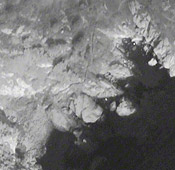
#> input picture notebooks/data/images/worldview-1.jpg, 175 x 170 px
$ jupyter execute intensity_slicing_color_coding_2.ipynb
#> lines starting #> are read from the running program, lines starting #| are printed output that depends on the picture; after the words box and inside, x2 and y2 are one past the last pixel; in counts of white or black regions, pixels touching at a corner belong together
[cell 1]
import os
import cv2
import numpy as np
import matplotlib.pyplot as plt

# Theory: Image Processing with Intensity Slicing and Preprocessing
# --------------------------------------------------------------
# **Intensity Slicing**:
# Intensity slicing is a technique in image processing where the grayscale intensity values of an image
# are divided into intervals (slices). Each interval is mapped to a specific color, creating a pseudocolor
# representation of the image. This helps highlight regions of interest based on intensity ranges.
#
# Applications:
# - Medical imaging (e.g., highlighting specific tissue densities in X-rays)
# - Remote sensing (e.g., identifying land features or water bodies)
# - Industrial inspection and quality control
#
# Steps in Intensity Slicing:
# 1. Define the number of intensity slices (e.g., 4 slices in this program).
# 2. Assign a specific color to each slice.
# 3. Use pixel-wise comparisons to determine the slice each pixel belongs to and assign the corresponding color.

# **Preprocessing Techniques**:
# Before applying intensity slicing, preprocessing methods like histogram equalization and contrast stretching
# can be applied to enhance the image's visual quality. These techniques modify the intensity distribution
# for better feature visibility.

# 1. Histogram Equalization:
#    - Redistributes the intensity values to make the histogram more uniform.
#    - Enhances contrast, especially in images with poor lighting or low dynamic range.
#    - Suitable for applications where uniform brightness distribution is desirable.

# 2. Contrast Stretching:
#    - Linearly maps the original intensity range (e.g., min to max) to a new range (e.g., 0–255).
#    - Expands the image's dynamic range, improving visibility and detail.
#    - Suitable for images with high dynamic range compression or low visibility.

# In this program:
# - Three variations of the original grayscale image are visualized:
#   1. Original grayscale image
#   2. Histogram-equalized grayscale image
#   3. Contrast-stretched grayscale image
# - Intensity slicing is applied to each variation, creating a pseudocolor version.
# - The visualizations compare the impact of preprocessing techniques on intensity slicing.

# Load a grayscale image
image_path = os.path.join(os.getcwd(), 'data', 'images', 'worldview-1.jpg')  # Replace with your image path
gray_image = cv2.imread(image_path, cv2.IMREAD_GRAYSCALE)
#> gray_image: shape (170, 175); min 27, max 244, mean 119

# Check if the image was loaded successfully
if gray_image is None:
    print("Error: Image not found!")
else:
    # Enhance the grayscale image using histogram equalization
    # Histogram equalization redistributes the intensity levels to enhance contrast
    equalized_image = cv2.equalizeHist(gray_image)
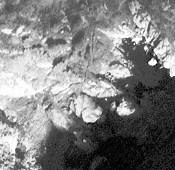
#> equalized_image: shape (170, 175); min 0, max 255, mean 128.5

    # Enhance the grayscale image using contrast stretching
    # Contrast stretching expands the intensity range of the image to improve visibility
    min_intensity, max_intensity = gray_image.min(), gray_image.max()
#> min_intensity = 27; max_intensity = 244
    contrast_stretched_image = cv2.normalize(gray_image, None, alpha=0, beta=255, norm_type=cv2.NORM_MINMAX)
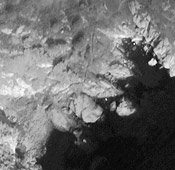
#> contrast_stretched_image: shape (170, 175); min 0, max 255, mean 108.1

    # Define the number of slices for intensity slicing
    num_slices = 4
    max_intensity = 255  # Maximum intensity value for 8-bit images

    # Create the slicing boundaries (equally spaced intensity intervals)
    slice_boundaries = np.linspace(0, max_intensity, num_slices + 1, dtype=int)

    # Create the color map with different colors for each slice (BGR format)
    colormap = [
        (0, 0, 255),  # Red
        (0, 255, 0),  # Green
        (255, 255, 0),  # Yellow
        (0, 255, 255)   # Cyan
    ]

    # Create an empty 3-channel color image (same size as grayscale, with 3 color channels)
    color_image = np.zeros((gray_image.shape[0], gray_image.shape[1], 3), dtype=np.uint8)

    # Apply intensity slicing and color coding
    for i in range(num_slices):
        # Create a mask for pixels within the current intensity range
        mask = (gray_image >= slice_boundaries[i]) & (gray_image < slice_boundaries[i + 1])

        # Assign the corresponding color to the pixels in the mask
        for j in range(3):  # Apply to the 3 color channels (BGR)
            color_image[:, :, j] = np.where(mask, colormap[i][j], color_image[:, :, j])
#> this loop made 4 passes
#> pass 1, `mask = (gray_image >= slice_boundaries[i]) & (gray_image < slice_bound..`:
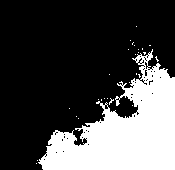
#> mask: shape (170, 175) bool; 28.2% white; 28 white regions (27 under 20 px), largest, box (x1, y1, x2, y2) and area: (38, 49, 175, 170) 8326
#> after the loop:
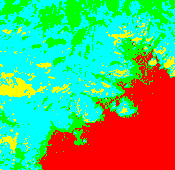
#> color_image: shape (170, 175, 3); mean of channels 0, 1, 2 114.2, 183.1, 88.6; drawn as B, G, R
#> after the loop: mask: shape (170, 175) bool; 6.5% white; 187 white regions (171 under 20 px), largest, box (x1, y1, x2, y2) and area: (0, 72, 47, 98) 561, (0, 132, 19, 153) 148, (111, 30, 135, 46) 119

    # Plot the original grayscale image, enhanced images, and the color-coded image
    plt.figure(figsize=(16, 12))

    # Original Grayscale Image
    plt.subplot(2, 3, 1)
    plt.imshow(gray_image, cmap='gray')
    plt.title("Original Grayscale Image")
    plt.axis("off")

    # Histogram Equalized Image
    plt.subplot(2, 3, 2)
    plt.imshow(equalized_image, cmap='gray')
    plt.title("Histogram Equalized Image")
    plt.axis("off")

    # Contrast Stretched Image
    plt.subplot(2, 3, 3)
    plt.imshow(contrast_stretched_image, cmap='gray')
    plt.title("Contrast Stretched Image")
    plt.axis("off")

    # Color-coded Image (Original Grayscale + Intensity Slicing)
    plt.subplot(2, 3, 4)
    plt.imshow(cv2.cvtColor(color_image, cv2.COLOR_BGR2RGB))  # Convert BGR to RGB for display
    plt.title("Intensity Slicing (Original Grayscale)")
    plt.axis("off")

    # Color-coded Image (Histogram Equalized + Intensity Slicing)
    equalized_color_image = np.zeros_like(color_image)
    for i in range(num_slices):
        mask = (equalized_image >= slice_boundaries[i]) & (equalized_image < slice_boundaries[i + 1])
        for j in range(3):
            equalized_color_image[:, :, j] = np.where(mask, colormap[i][j], equalized_color_image[:, :, j])
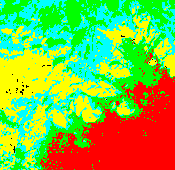
#> equalized_color_image: shape (170, 175, 3); mean of channels 0, 1, 2 63.3, 192.3, 127.2; drawn as B, G, R
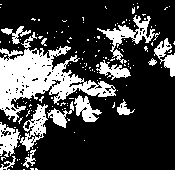
#> mask: shape (170, 175) bool; 25.5% white; 145 white regions (131 under 20 px), largest, box (x1, y1, x2, y2) and area: (0, 32, 116, 122) 3705, (97, 15, 160, 64) 748, (20, 104, 48, 151) 540
    plt.subplot(2, 3, 5)
    plt.imshow(cv2.cvtColor(equalized_color_image, cv2.COLOR_BGR2RGB))
    plt.title("Intensity Slicing (Histogram Equalized)")
    plt.axis("off")

    # Color-coded Image (Contrast Stretched + Intensity Slicing)
    contrast_color_image = np.zeros_like(color_image)
    for i in range(num_slices):
        mask = (contrast_stretched_image >= slice_boundaries[i]) & (contrast_stretched_image < slice_boundaries[i + 1])
        for j in range(3):
            contrast_color_image[:, :, j] = np.where(mask, colormap[i][j], contrast_color_image[:, :, j])
#> this loop made 4 passes
#> pass 3, `mask = (contrast_stretched_image >= slice_boundaries[i]) & (contrast_s..`:
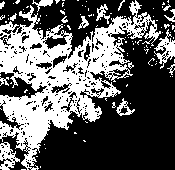
#> mask: shape (170, 175) bool; 37.9% white; 108 white regions (92 under 20 px), largest, box (x1, y1, x2, y2) and area: (0, 0, 161, 170) 9702, (154, 29, 175, 69) 324, (0, 142, 20, 170) 287
#> after the loop:
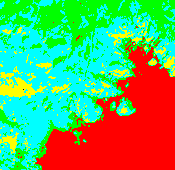
#> contrast_color_image: shape (170, 175, 3); mean of channels 0, 1, 2 96.6, 175, 98; drawn as B, G, R
#> after the loop:
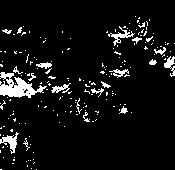
#> mask: shape (170, 175) bool; 7.1% white; 191 white regions (171 under 20 px), largest, box (x1, y1, x2, y2) and area: (0, 72, 47, 98) 584, (0, 132, 19, 154) 163, (108, 26, 135, 46) 136
    plt.subplot(2, 3, 6)
    plt.imshow(cv2.cvtColor(contrast_color_image, cv2.COLOR_BGR2RGB))
    plt.title("Intensity Slicing (Contrast Stretched)")
    plt.axis("off")

    # Adjust layout and display all images
    plt.tight_layout()
    plt.show()
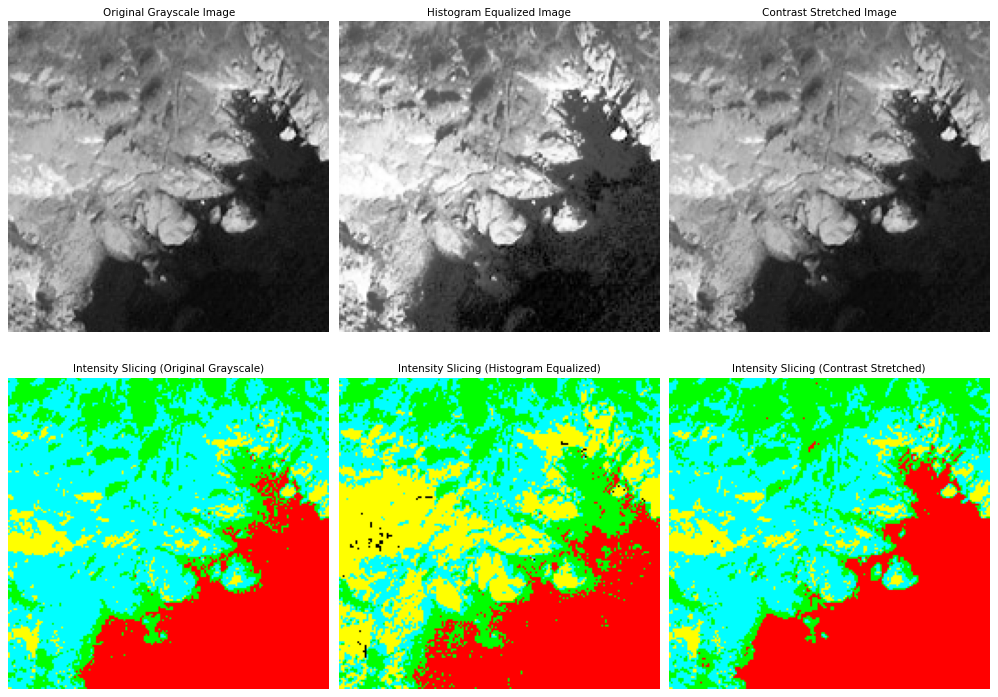
#> figure drawn by matplotlib, 6 panels

$ run again, with notebooks/data/images/color_high_contrast.jpg copied over notebooks/data/images/worldview-1.jpg
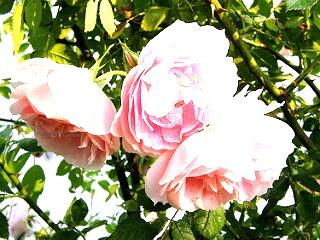
#> input picture notebooks/data/images/color_high_contrast.jpg, 320 x 240 px
#> `equalized_image = cv2.equalizeHist(gray_image)`:
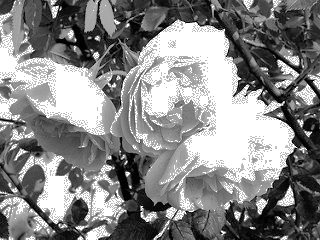
#> equalized_image: shape (240, 320); min 0, max 255, mean 135.6
#> min_intensity = 0; max_intensity = 255
#> after the loop `for i in range(num_slices):`:
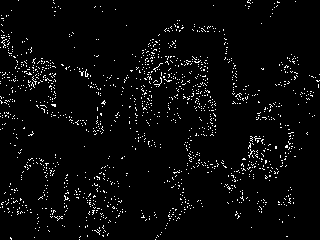
#> mask: shape (240, 320) bool; 3.6% white in thin lines or dots

$ run again, with notebooks/data/images/color_inverted.jpg copied over notebooks/data/images/worldview-1.jpg
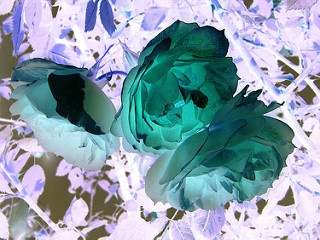
#> input picture notebooks/data/images/color_inverted.jpg, 320 x 240 px
#> min_intensity = 0; max_intensity = 255
#> after the loop `for i in range(num_slices):`:
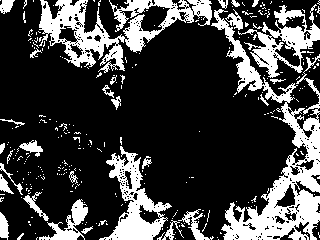
#> mask: shape (240, 320) bool; 25.2% white; 287 white regions (255 under 20 px), largest, box (x1, y1, x2, y2) and area: (211, 9, 320, 240) 6534, (39, 0, 212, 73) 4603, (99, 146, 172, 240) 2426
